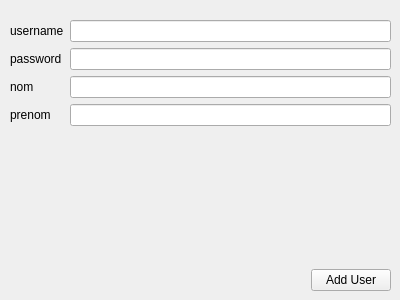
<?xml version="1.0" encoding="UTF-8"?>
<ui version="4.0">
 <class>dialog_add_user</class>
 <widget class="QWidget" name="dialog_add_user">
  <property name="geometry">
   <rect>
    <x>0</x>
    <y>0</y>
    <width>400</width>
    <height>300</height>
   </rect>
  </property>
  <property name="windowTitle">
   <string>Form</string>
  </property>
  <widget class="QWidget" name="gridLayoutWidget">
   <property name="geometry">
    <rect>
     <x>10</x>
     <y>10</y>
     <width>381</width>
     <height>281</height>
    </rect>
   </property>
   <layout class="QGridLayout" name="gridLayout">
    <item row="1" column="0" colspan="2">
     <layout class="QFormLayout" name="formLayout">
      <item row="0" column="0">
       <widget class="QLabel" name="label">
        <property name="text">
         <string>username</string>
        </property>
       </widget>
      </item>
      <item row="0" column="1">
       <widget class="QLineEdit" name="input_user"/>
      </item>
      <item row="1" column="0">
       <widget class="QLabel" name="label_2">
        <property name="text">
         <string>password</string>
        </property>
       </widget>
      </item>
      <item row="2" column="0">
       <widget class="QLabel" name="label_3">
        <property name="text">
         <string>nom</string>
        </property>
       </widget>
      </item>
      <item row="3" column="0">
       <widget class="QLabel" name="label_4">
        <property name="text">
         <string>prenom</string>
        </property>
       </widget>
      </item>
      <item row="1" column="1">
       <widget class="QLineEdit" name="input_pass">
        <property name="echoMode">
         <enum>QLineEdit::PasswordEchoOnEdit</enum>
        </property>
       </widget>
      </item>
      <item row="2" column="1">
       <widget class="QLineEdit" name="input_nom"/>
      </item>
      <item row="3" column="1">
       <widget class="QLineEdit" name="input_prenom"/>
      </item>
     </layout>
    </item>
    <item row="2" column="1">
     <widget class="QPushButton" name="addUser">
      <property name="sizePolicy">
       <sizepolicy hsizetype="Fixed" vsizetype="Fixed">
        <horstretch>0</horstretch>
        <verstretch>0</verstretch>
       </sizepolicy>
      </property>
      <property name="text">
       <string>Add User</string>
      </property>
     </widget>
    </item>
    <item row="2" column="0">
     <spacer name="horizontalSpacer">
      <property name="orientation">
       <enum>Qt::Horizontal</enum>
      </property>
      <property name="sizeHint" stdset="0">
       <size>
        <width>40</width>
        <height>20</height>
       </size>
      </property>
     </spacer>
    </item>
    <item row="0" column="0">
     <spacer name="verticalSpacer">
      <property name="orientation">
       <enum>Qt::Vertical</enum>
      </property>
      <property name="sizeType">
       <enum>QSizePolicy::Fixed</enum>
      </property>
      <property name="sizeHint" stdset="0">
       <size>
        <width>20</width>
        <height>10</height>
       </size>
      </property>
     </spacer>
    </item>
   </layout>
  </widget>
 </widget>
 <resources/>
 <connections/>
</ui>
